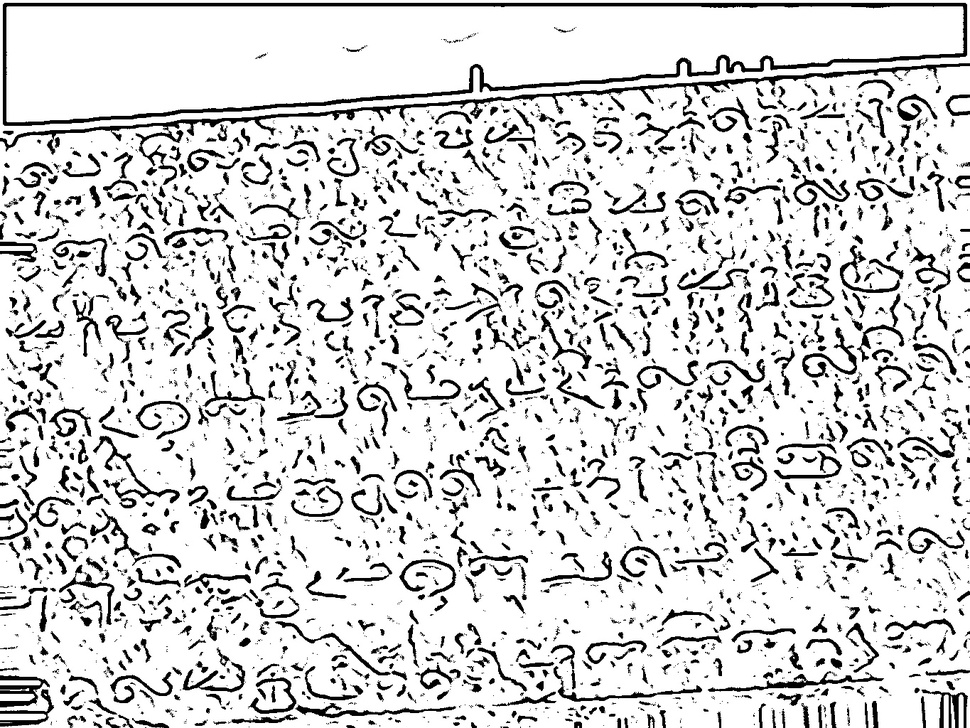
#> input picture 31p.jpg, 970 x 728 px, shrunk from 1365 x 1024 before the run
$ jupyter execute '2 character_segmentation.ipynb'   (older library calls are emulated)
#> lines starting #> are read from the running program, lines starting #| are printed output that depends on the picture; after the words box and inside, x2 and y2 are one past the last pixel; in counts of white or black regions, pixels touching at a corner belong together
[cell 1]
import cv2
import numpy as np
import imutils

[cell 2]
image = cv2.imread("31p.jpg")
#> image is the input picture: shape (728, 970, 3); min 0, max 255, mean 214.6
gray = cv2.cvtColor(image, cv2.COLOR_BGR2GRAY)
gray = cv2.GaussianBlur(gray, (7, 7), 0)
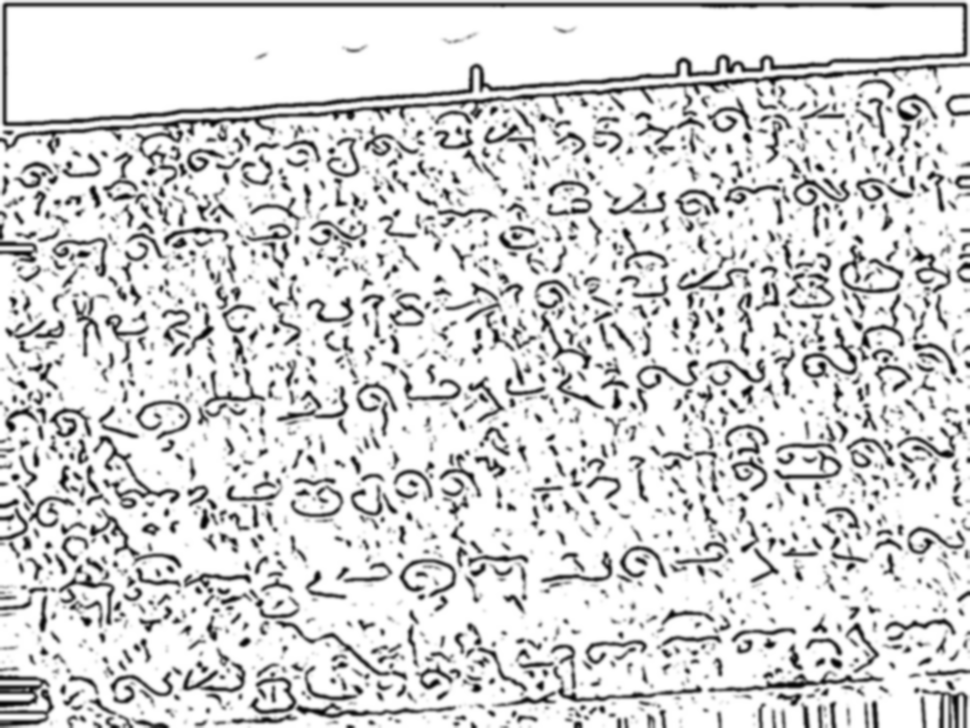
#> gray: shape (728, 970); min 1, max 255, mean 214.6

[cell 3]
ret,thresh1 = cv2.threshold(gray ,127,255,cv2.THRESH_BINARY_INV)
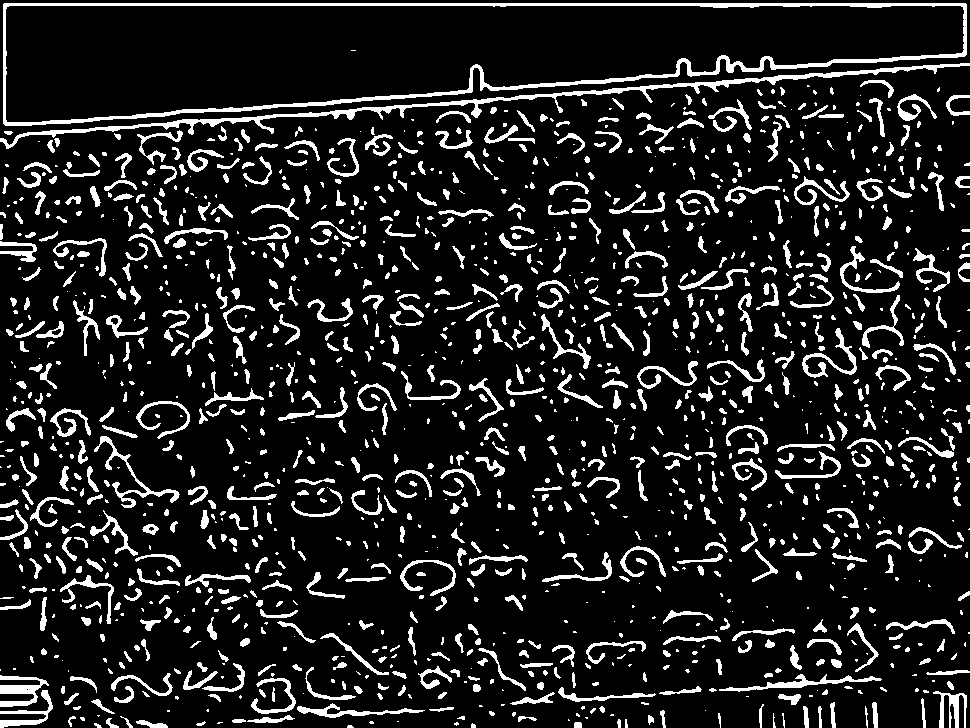
#> thresh1: shape (728, 970); 12.6% white; 1476 white regions (589 under 20 px), largest, box (x1, y1, x2, y2) and area: (3, 3, 967, 126) 7722, (0, 63, 970, 149) 4323, (94, 436, 180, 508) 779

[cell 4]
dilate = cv2.dilate(thresh1, None, iterations=2)
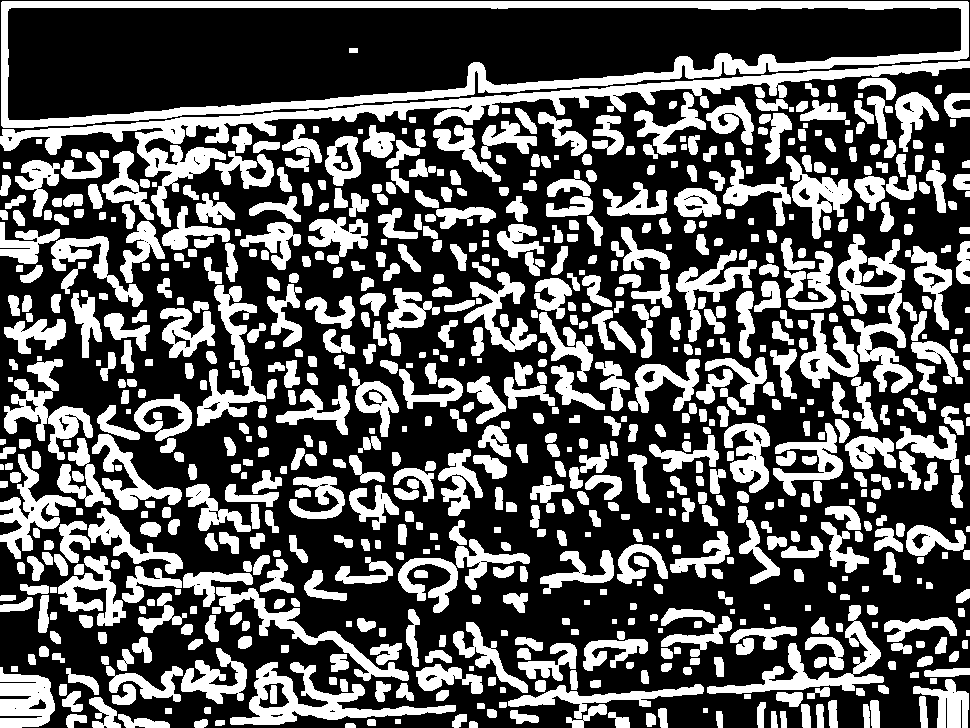
#> dilate: shape (728, 970); 35.8% white; 761 white regions

[cell 5]
cnts = cv2.findContours(dilate.copy(), cv2.RETR_EXTERNAL,
    cv2.CHAIN_APPROX_SIMPLE)
#> cnts = 758 contours, 26 with area under 20; largest, box (x1, y1, x2, y2) and area: (1, 1, 969, 128) 88746, (0, 61, 970, 227) 12461, (230, 662, 456, 725) 4321, (838, 234, 913, 393) 3996, (707, 605, 884, 694) 2882
cnts = cnts[0]
#if imutils.is_cv2() else cnts[1]

[cell 6]
sorted_ctrs = sorted(cnts, key=lambda ctr: cv2.boundingRect(ctr)[0] + cv2.boundingRect(ctr)[1] * image.shape[1] )
#> sorted_ctrs has the same summary as cnts

[cell 7]
orig = image.copy()
i = 0
for cnt in sorted_ctrs:
    # Check the area of contour, if it is very small ignore it
    if(cv2.contourArea(cnt) < 200):
        continue

    # Filtered countours are detected
    x,y,w,h = cv2.boundingRect(cnt)

    # Taking ROI of the cotour
    roi = image[y:y+h, x:x+w]

    # Mark them on the image if you want
    cv2.rectangle(orig,(x,y),(x+w,y+h),(0,255,0),2)

    # Save your contours or characters
    cv2.imwrite(r'C:\Users\gokul sivaraj\Documents\ML\Inscription\output\file' + str(i) + ".png", roi)

    i = i + 1
#> this loop made 758 passes
#> (x, y, w, h) on passes 1 to 3: (1, 1, 968, 127), (0, 61, 970, 166), (858, 78, 38, 22)
#> pass 1, `roi = image[y:y+h, x:x+w]`:
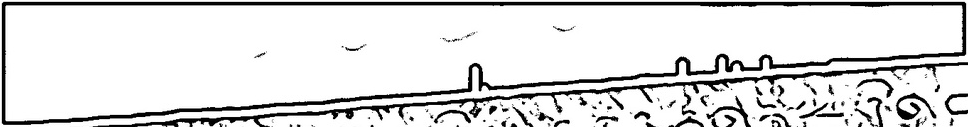
#> roi: shape (127, 968, 3); min 0, max 255, mean 222.6
#> pass 2, `roi = image[y:y+h, x:x+w]`:
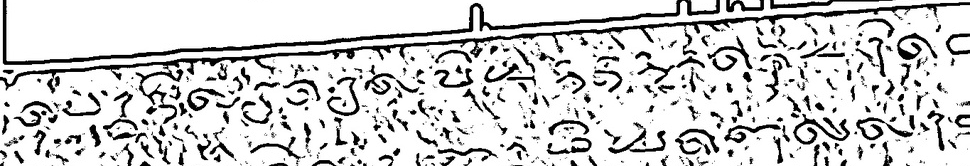
#> roi: shape (166, 970, 3); min 0, max 255, mean 210.7
#> pass 3, `roi = image[y:y+h, x:x+w]`:
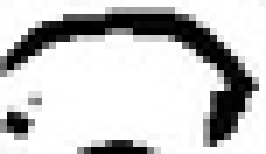
#> roi: shape (22, 38, 3) (shown 7 times larger); min 0, max 255, mean 198.3
#> after the loop:
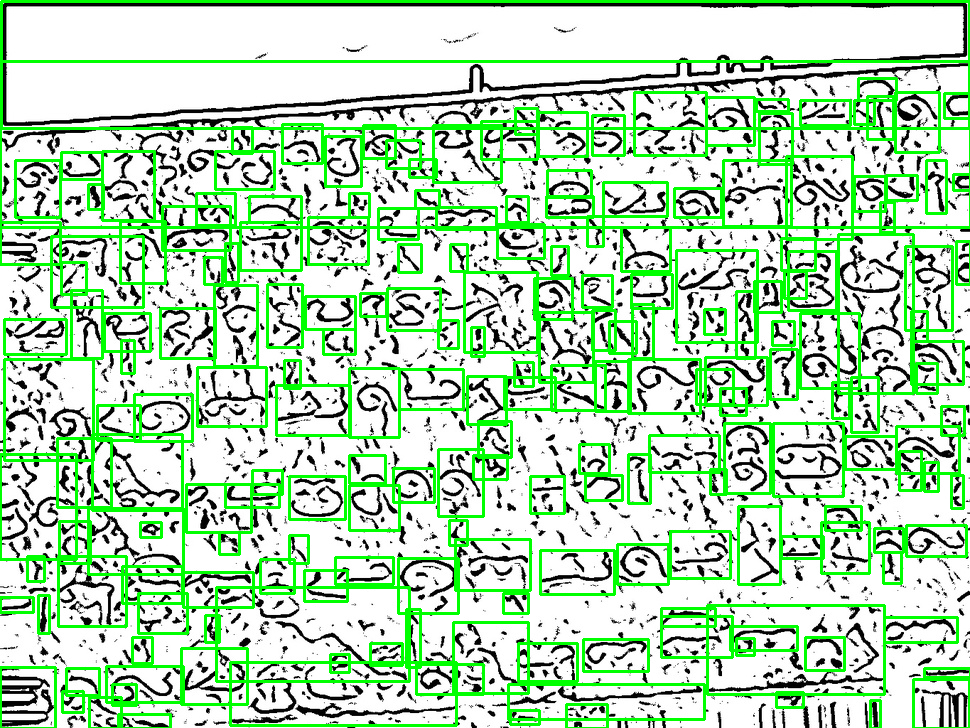
#> orig: shape (728, 970, 3); 15.25% of pixels changed, all inside (x1, y1, x2, y2) = (0, 0, 970, 728)
#> after the loop, i = 206

[cell 8]
cv2.imwrite("31box.jpg",orig)
#> Out = True

$ run again, with box.jpg copied over 31p.jpg
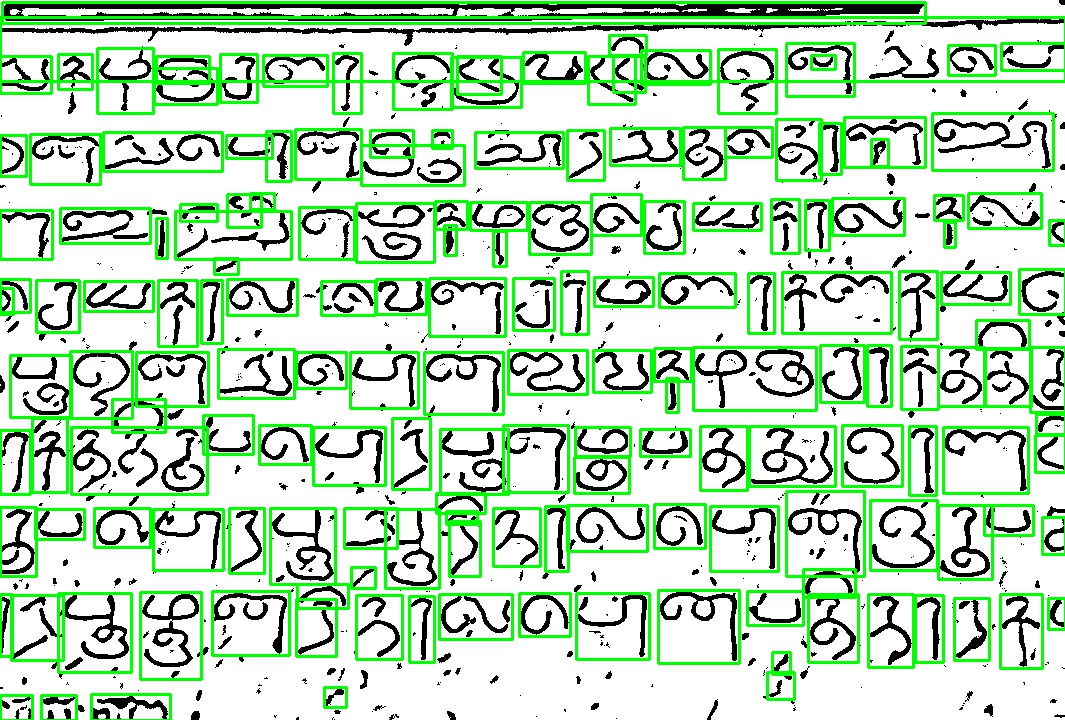
#> input picture box.jpg, 1065 x 720 px
#> image is the input picture: shape (720, 1065, 3); mean B, G, R 184.6, 216.8, 184.5
#> `ret,thresh1 = cv2.threshold(gray ,127,255,cv2.THRESH_BINARY_INV)`:
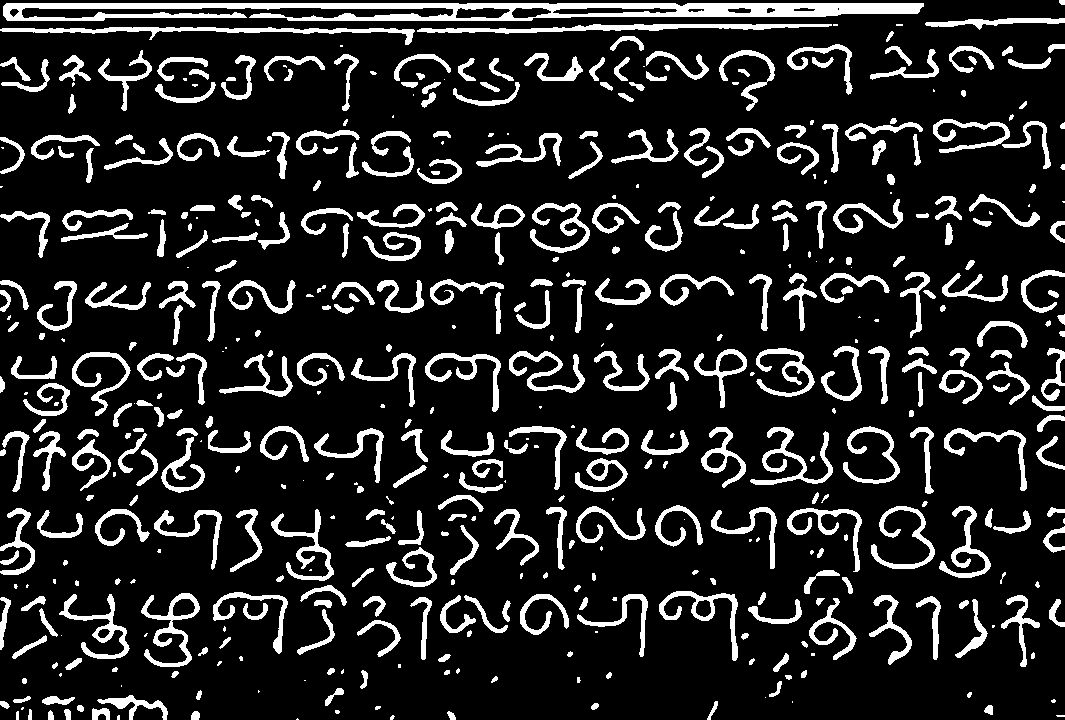
#> thresh1: shape (720, 1065); 14.4% white; 503 white regions (113 under 20 px), largest, box (x1, y1, x2, y2) and area: (3, 3, 924, 21) 9927, (417, 24, 832, 34) 1853, (0, 27, 415, 45) 1830
#> dilate: shape (720, 1065); 31.4% white; 311 white regions
#> cnts = 310 contours, 5 with area under 20; largest, box (x1, y1, x2, y2) and area: (1, 1, 926, 23) 17017, (0, 22, 840, 47) 6575, (299, 200, 527, 267) 5344, (70, 426, 207, 495) 4445, (0, 354, 72, 494) 3937
#> sorted_ctrs has the same summary as cnts
#> the loop `for cnt in sorted_ctrs:` made 310 passes
#> (x, y, w, h) on passes 2 to 4: (1, 1, 925, 22), (923, 16, 142, 16), (0, 22, 840, 25)
#> after the loop `for cnt in sorted_ctrs:`:
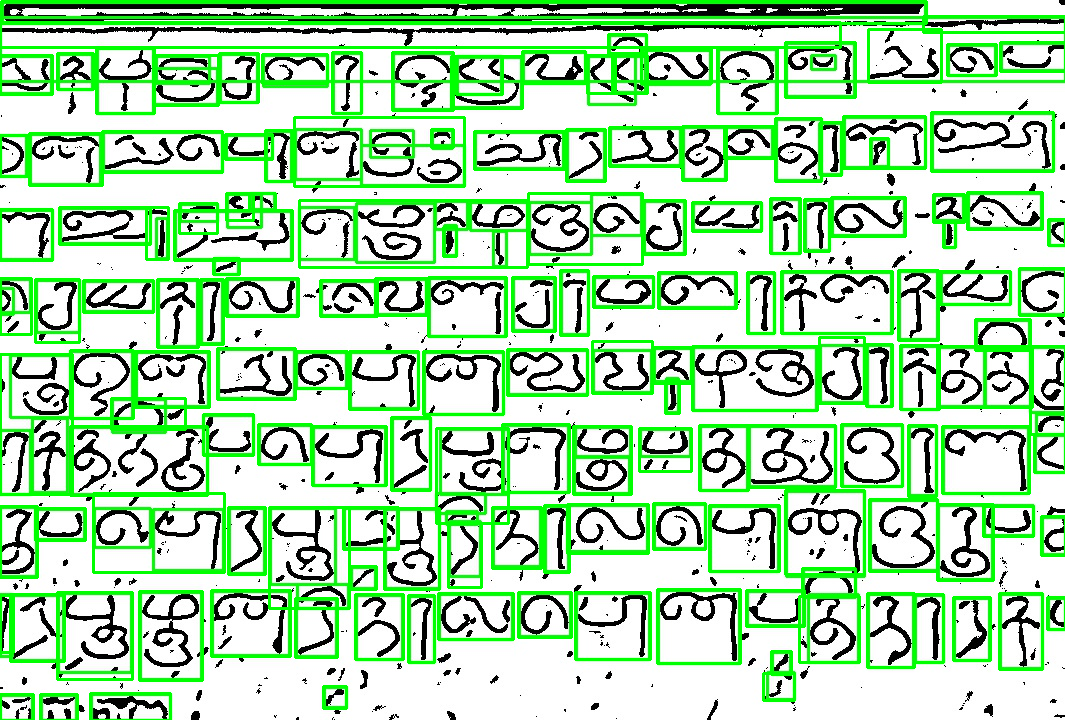
#> orig: shape (720, 1065, 3); 13.17% of pixels changed, all inside (x1, y1, x2, y2) = (0, 0, 1065, 720)
#> after the loop `for cnt in sorted_ctrs:`: i = 157
#> Out = True
